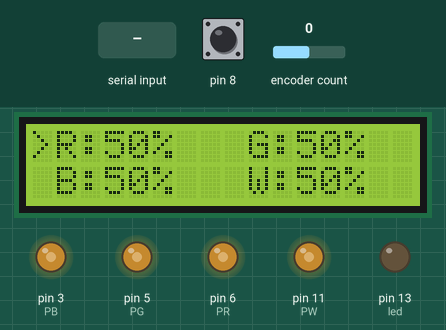
The sketch below on a simulated Arduino Uno, built with avr-gcc and run on an emulated ATmega328P. Shown: 16×2 character LCD, output pins drawn as LEDs (lit = HIGH). The test bench sets the inputs (shaded band); at power-on: encoder count 0, pin 8 HIGH.

Above: at 4.8 s.
4.9 s: "1\n" received over Serial
At 5.2 s:
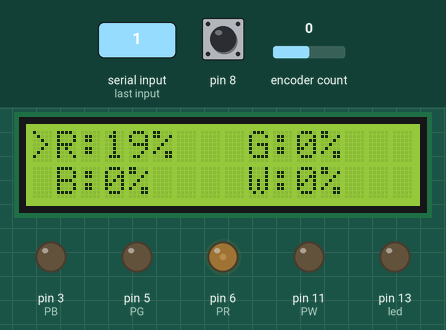
6.4 s: encoder count set to 1
At 7.5 s:
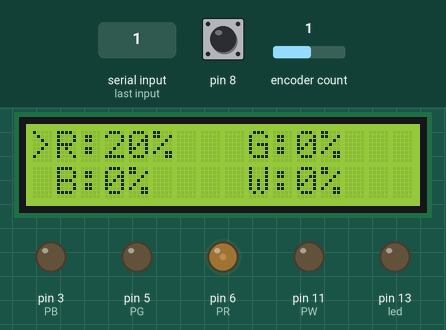
7.9 s: "0\n" received over Serial
At 8.7 s:
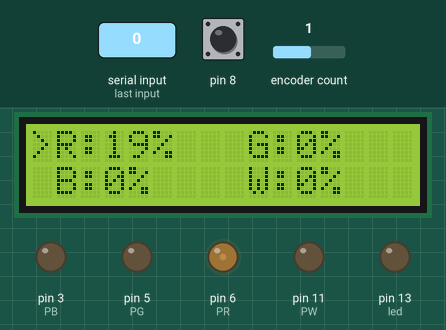
9.4 s: pin 8 pulsed LOW 5 times (0.12 s each, 0.3 s apart)
At 10.7 s:
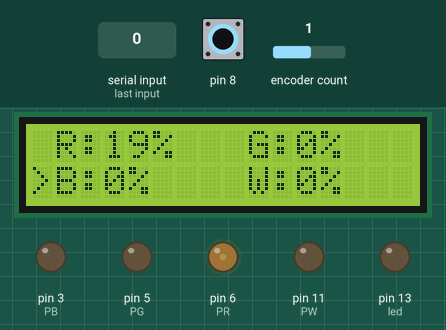
12.4 s: pin 8 pulsed LOW 2 times (0.12 s each, 0.3 s apart)
At 13.8 s:
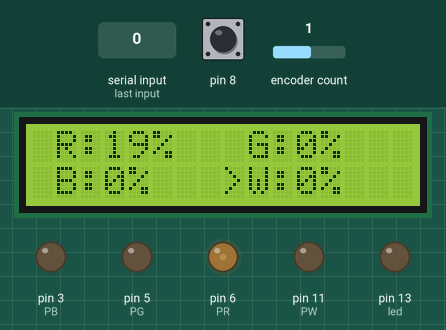
14.5 s: encoder count set to 5
At 14.9 s:
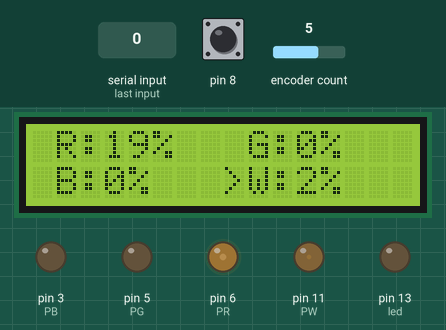
Timing chart, 0 to 17.0 s (numbered marks = the images above; inputs shaded):
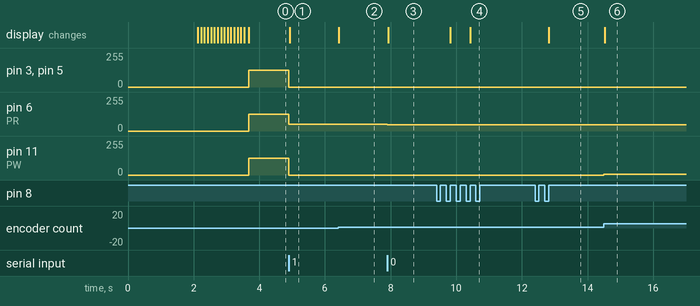

Measured:
- after the input at 4.9 s, pin 3 (PB), pin 5 (PG), pin 11 (PW): 127/255 → 0/255 at once; pin 6 (PR): 127/255 → 49/255 at once; the display: changes at once (image 1)
- after the input at 6.4 s, pin 6 (PR): 49/255 → 50/255 at once; the display: changes at once (image 2)
- after the input at 7.9 s, pin 6 (PR): 50/255 → 48/255 at once; the display: changes at once (image 3)
- after the input at 9.4 s, the display: first changes after 0.42 s (image 4 shows a later state)
- after the input at 12.4 s, the display: changes after 0.42 s (image 5)
- after the input at 14.5 s, pin 11 (PW): 0/255 → 4/255 at once; the display: changes at once (image 6)

The sketch:

PlantLight_1.ino
```cpp
#include <Wire.h>
#include <LiquidCrystal_I2C.h>
#include <ClickEncoder.h>             //Libreria necesaria para el rotary encoder. Para descargarla: https://github.com/0xPIT/encoder/tree/arduino
#include <TimerOne.h>                 //Libreria necesaria para el rotary encoder

LiquidCrystal_I2C lcd(0x27,16,2);  // set the LCD address to 0x27 for a 16 chars and 2 line display

float ver=0.3;
int R=0,G=0,B=0,W=0,All=0;
bool mainscreen=1,msp=0,F1=0;
bool arrow[16][2]={0};
int possel=0;
int PR=6,PG=5,PB=3,PW=11;
byte buffer1[4];
ClickEncoder *encoder;
void timerIsr() {
  encoder->service();
}
long tiempo,tiempo2;

#define der 4                                                                        //Pin del rotary encoder de giro hacia la derecha
#define izq 7                                                                        //Pin del rotary encoder de giro hacia la izquierda
#define pulsador 8

byte AI1[8] = {
  0b00001,
  0b00010,
  0b00100,
  0b01000,
  0b00100,
  0b00010,
  0b00001,
  0b00000
};

byte AD1[8] = {
  0b10000,
  0b01000,
  0b00100,
  0b00010,
  0b00100,
  0b01000,
  0b10000,
  0b00000
};

void setup()
{
  lcd.init();                      // initialize the lcd
  Serial.begin(9600);
  Serial.setTimeout(100);
  lcd.clear();
  lcd.backlight();
  lcd.setCursor(1,0);
  lcd.print("- PlantLight -");
  lcd.setCursor(1,1);
  lcd.print("Ver:");
  lcd.print(ver,1);
  lcd.print(" by CSJ");
  lcd.createChar(0, AI1);
  lcd.createChar(1, AD1);
  pinMode(PR,OUTPUT);
  pinMode(PG,OUTPUT);
  pinMode(PB,OUTPUT);
  pinMode(PW,OUTPUT);
  pinMode(13,OUTPUT);
  pinMode(der,INPUT);                                         //Seteamos los pines de salida del encoder
  pinMode(izq,INPUT);
  Timer1.initialize(1000);
  Timer1.attachInterrupt(timerIsr);
  encoder = new ClickEncoder(der, izq, pulsador);
  encoder->setAccelerationEnabled(0);
  delay(2000);
  lcd.clear();
  lcd.setCursor(1,0);
  lcd.print("Initializing...");
  lcd.setCursor(0,1);
  for(int i=1;i<16;i++){
    lcd.print("-");
    delay(100);
  }
   F1=1;
   Valor();
   lcd.clear();

    R=127;
    G=127;
    B=127;
    W=127;
    F1=1;

   tiempo=millis();
   tiempo2=tiempo;
   MainScreenUpdate();
}


void loop()
{
  Encoder();
  //Valor();
    if(mainscreen){
          if(!msp) MainScreenPrepare();
          if((Valor()||SerialLeer())&&(tiempo+20<millis())){
            MainScreenUpdate();
            tiempo=millis();
          }
     }
}

void MainScreenPrepare(){
    lcd.setCursor(1,0);
    lcd.print("R:");
    lcd.setCursor(9,0);
    lcd.print("G:");
    lcd.setCursor(1,1);
    lcd.print("B:");
    lcd.setCursor(9,1);
    lcd.print("W:");
    boton();
    msp=1;
}

void MainScreenUpdate(){
    lcd.setCursor(3,0);
    lcd.print(R/2.55,0);
    lcd.print("%");
    if(R/2.55<10) lcd.print("  ");
    else if (R/2.55<100) lcd.print(" ");
    lcd.setCursor(11,0);
    lcd.print(G/2.55,0);
    lcd.print("%");
    if(G/2.55<10) lcd.print("  ");
    else if (G/2.55<100) lcd.print(" ");
    lcd.setCursor(3,1);
    lcd.print(B/2.55,0);
    lcd.print("%");
    if(B/2.55<10) lcd.print("  ");
    else if (B/2.55<100) lcd.print(" ");
    lcd.setCursor(11,1);
    lcd.print(W/2.55,0);
    lcd.print("%");
    if(W/2.55<10) lcd.print("  ");
    else if (W/2.55<100) lcd.print(" ");
}

void NewArrow(int y, int x, bool dir)
{
    lcd.setCursor(y,x);
    arrow[y][x]=1;
    lcd.write((uint8_t)dir);
}

void DeleteArrow(int y, int x)
{
    lcd.setCursor(y,x);
    lcd.print(" ");
    arrow[y][x]=0;
}

void UpdatePWM(int Rpwm, int Gpwm, int Bpwm, int Wpwm)
{
    analogWrite(PR,Rpwm);
    analogWrite(PG,Gpwm);
    analogWrite(PB,Bpwm);
    analogWrite(PW,Wpwm);
}

void boton()
{
  possel+=1;
  if(possel>4){ possel=0;}
  switch(possel){
    case 0:
       NewArrow(0,0,1);
       NewArrow(8,0,1);
       NewArrow(0,1,1);
       NewArrow(8,1,1);
       break;
    case 1:
       NewArrow(0,0,1);
       DeleteArrow(8,0);
       DeleteArrow(0,1);
       DeleteArrow(8,1);
       break;
     case 2:
       NewArrow(8,0,1);
       DeleteArrow(0,0);
       break;
     case 3:
         NewArrow(0,1,1);
         DeleteArrow(8,0);
         break;
     case 4:
       NewArrow(8,1,1);
       DeleteArrow(0,1);
       break;
  }
}

void led(){
  digitalWrite(13,!digitalRead(13));
}

void Encoder()
{
    ClickEncoder::Button b = encoder->getButton();
    if ((b != ClickEncoder::Open)&&(tiempo2+300<millis())) {
         if(b==ClickEncoder::DoubleClicked) boton();
         tiempo2=millis();
    }
}

bool Valor()
{
  int vale = encoder->getValue();
  if(vale!=0||F1){
       switch(possel){
          case 0:
                R+=vale;
                G+=vale;
                B+=vale;
                W+=vale;
             break;
          case 1:
                R+=vale;
                break;
           case 2:
                G+=vale;
                break;
           case 3:
               B+=vale;
               break;
           case 4:
               W+=vale;
               break;
        }

      if(R>255)R=255;
      if(G>255)G=255;
      if(B>255)B=255;
      if(W>255)W=255;
      if(R<0) R=0;
      if(G<0) G=0;
      if(B<0) B=0;
      if(W<0) W=0;

      UpdatePWM(R,G,B,W);
      F1=0;
      return 1;
    }
  else return 0;
}

bool SerialLeer()
{
    if(Serial.available() > 0){
      Serial.readBytesUntil('\n',buffer1,4);
      R=buffer1[0];
      G=buffer1[1];
      B=buffer1[2];
      W=buffer1[3];
      UpdatePWM(R,G,B,W);
      return 1;
    }
    else return 0;
}
```
